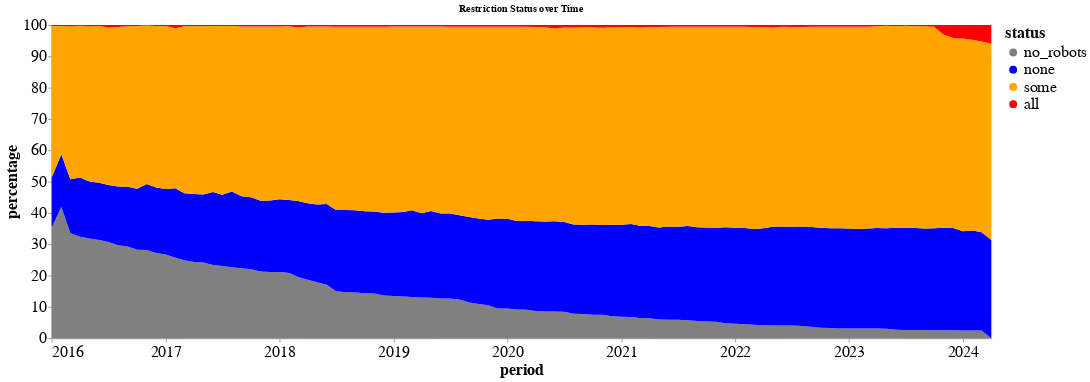
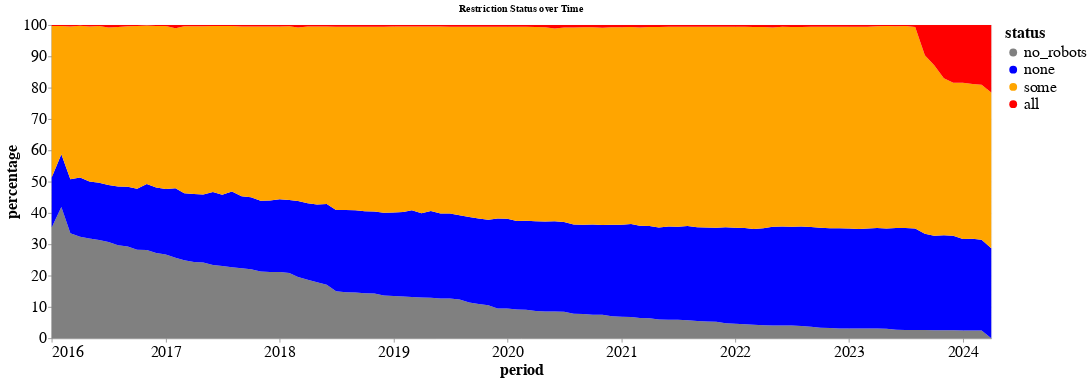
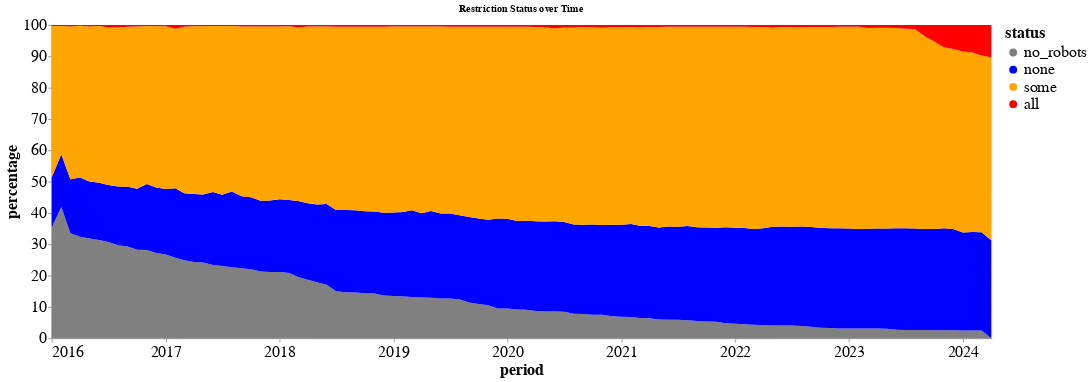
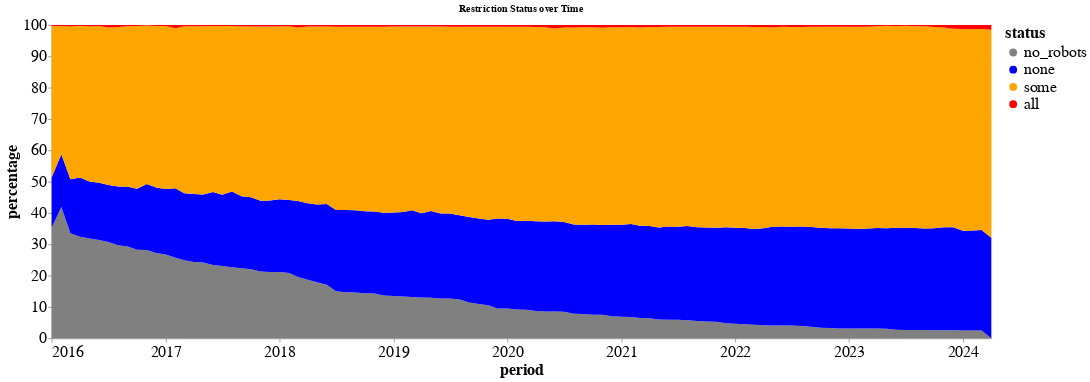

The cell these charts' notebook holds for them, in order:
### Markdown cell above
### Plot Temporal Robots Area Chart

### Code cell
# for agent in agents_to_track:
#     robots_util.plot_robots_time_map(robots_temporal_summary, agent)

for group in agent_groups_to_track:
    print(group)
    chart = robots_util.plot_robots_time_map_altair(
        robots_temporal_head_summary, 
        agent_type=group, 
        period_col='period', 
        status_col='status', 
        val_col='tokens',  # "count" / "tokens"
        title='Restriction Status over Time', 
        ordered_statuses=['no_robots', 'none', 'some', 'all'], 
        status_colors={'no_robots': 'gray', 'none': 'blue', 'some': 'orange', 'all': 'red'}
    )
    chart.show()
#     robots_util.plot_robots_time_map(robots_temporal_head_summary, group, val_key="count")

### Figure 1 — Vega-Lite specification as saved in the notebook (floating-point values rounded to 4 significant figures; data arrays with more than 128 entries replaced by an {"elided": "..."} marker saying what was removed)
{"config": {"view": {"continuousWidth": 300, "continuousHeight": 300}, "axis": {"domain": true, "labelFont": "sans-serif", "labelFontSize": 20, "titleFont": "sans-serif", "titleFontSize": 20}, "axisX": {"domain": true, "format": "%Y", "labelAngle": 0, "labelExpr": "timeFormat(datum.value, '%Y')", "tickCount": "year"}, "axisY": {"domain": true, "format": ".0f", "labelExpr": "datum.value * 100"}, "legend": {"labelFont": "sans-serif", "labelFontSize": 20, "titleFont": "sans-serif", "titleFontSize": 20}}, "data": {"name": "data-598c6838ccceaf5049f8d441b36377a5"}, "mark": {"type": "area"}, "encoding": {"color": {"field": "status", "scale": {"domain": ["no_robots", "none", "some", "all"], "range": ["gray", "blue", "orange", "red"]}, "title": "status", "type": "nominal"}, "order": {"field": "order", "type": "quantitative"}, "x": {"axis": {"format": "%Y", "title": "period"}, "field": "period", "type": "temporal"}, "y": {"axis": {"format": ".0f", "title": "percentage"}, "field": "percentage", "scale": {"domain": [0, 1]}, "type": "quantitative"}}, "height": 400, "title": "Restriction Status over Time", "width": 1200, "$schema": "https://vega.github.io/schema/vega-lite/v5.17.0.json", "datasets": {"data-598c6838ccceaf5049f8d441b36377a5": {"elided": "400 records"}}}

### Figure 2 — Vega-Lite specification as saved in the notebook (floating-point values rounded to 4 significant figures; data arrays with more than 128 entries replaced by an {"elided": "..."} marker saying what was removed)
{"config": {"view": {"continuousWidth": 300, "continuousHeight": 300}, "axis": {"domain": true, "labelFont": "sans-serif", "labelFontSize": 20, "titleFont": "sans-serif", "titleFontSize": 20}, "axisX": {"domain": true, "format": "%Y", "labelAngle": 0, "labelExpr": "timeFormat(datum.value, '%Y')", "tickCount": "year"}, "axisY": {"domain": true, "format": ".0f", "labelExpr": "datum.value * 100"}, "legend": {"labelFont": "sans-serif", "labelFontSize": 20, "titleFont": "sans-serif", "titleFontSize": 20}}, "data": {"name": "data-8cd76e12e4c27c33d4ab17b37e3a8e2a"}, "mark": {"type": "area"}, "encoding": {"color": {"field": "status", "scale": {"domain": ["no_robots", "none", "some", "all"], "range": ["gray", "blue", "orange", "red"]}, "title": "status", "type": "nominal"}, "order": {"field": "order", "type": "quantitative"}, "x": {"axis": {"format": "%Y", "title": "period"}, "field": "period", "type": "temporal"}, "y": {"axis": {"format": ".0f", "title": "percentage"}, "field": "percentage", "scale": {"domain": [0, 1]}, "type": "quantitative"}}, "height": 400, "title": "Restriction Status over Time", "width": 1200, "$schema": "https://vega.github.io/schema/vega-lite/v5.17.0.json", "datasets": {"data-8cd76e12e4c27c33d4ab17b37e3a8e2a": {"elided": "400 records"}}}

### Figure 3 — Vega-Lite specification as saved in the notebook (floating-point values rounded to 4 significant figures; data arrays with more than 128 entries replaced by an {"elided": "..."} marker saying what was removed)
{"config": {"view": {"continuousWidth": 300, "continuousHeight": 300}, "axis": {"domain": true, "labelFont": "sans-serif", "labelFontSize": 20, "titleFont": "sans-serif", "titleFontSize": 20}, "axisX": {"domain": true, "format": "%Y", "labelAngle": 0, "labelExpr": "timeFormat(datum.value, '%Y')", "tickCount": "year"}, "axisY": {"domain": true, "format": ".0f", "labelExpr": "datum.value * 100"}, "legend": {"labelFont": "sans-serif", "labelFontSize": 20, "titleFont": "sans-serif", "titleFontSize": 20}}, "data": {"name": "data-80e1428df339343e1f465f4e2d8234c6"}, "mark": {"type": "area"}, "encoding": {"color": {"field": "status", "scale": {"domain": ["no_robots", "none", "some", "all"], "range": ["gray", "blue", "orange", "red"]}, "title": "status", "type": "nominal"}, "order": {"field": "order", "type": "quantitative"}, "x": {"axis": {"format": "%Y", "title": "period"}, "field": "period", "type": "temporal"}, "y": {"axis": {"format": ".0f", "title": "percentage"}, "field": "percentage", "scale": {"domain": [0, 1]}, "type": "quantitative"}}, "height": 400, "title": "Restriction Status over Time", "width": 1200, "$schema": "https://vega.github.io/schema/vega-lite/v5.17.0.json", "datasets": {"data-80e1428df339343e1f465f4e2d8234c6": {"elided": "400 records"}}}

### Figure 4 — Vega-Lite specification as saved in the notebook (floating-point values rounded to 4 significant figures; data arrays with more than 128 entries replaced by an {"elided": "..."} marker saying what was removed)
{"config": {"view": {"continuousWidth": 300, "continuousHeight": 300}, "axis": {"domain": true, "labelFont": "sans-serif", "labelFontSize": 20, "titleFont": "sans-serif", "titleFontSize": 20}, "axisX": {"domain": true, "format": "%Y", "labelAngle": 0, "labelExpr": "timeFormat(datum.value, '%Y')", "tickCount": "year"}, "axisY": {"domain": true, "format": ".0f", "labelExpr": "datum.value * 100"}, "legend": {"labelFont": "sans-serif", "labelFontSize": 20, "titleFont": "sans-serif", "titleFontSize": 20}}, "data": {"name": "data-7f6b4e44ce6cfef2e9605968711b9ed5"}, "mark": {"type": "area"}, "encoding": {"color": {"field": "status", "scale": {"domain": ["no_robots", "none", "some", "all"], "range": ["gray", "blue", "orange", "red"]}, "title": "status", "type": "nominal"}, "order": {"field": "order", "type": "quantitative"}, "x": {"axis": {"format": "%Y", "title": "period"}, "field": "period", "type": "temporal"}, "y": {"axis": {"format": ".0f", "title": "percentage"}, "field": "percentage", "scale": {"domain": [0, 1]}, "type": "quantitative"}}, "height": 400, "title": "Restriction Status over Time", "width": 1200, "$schema": "https://vega.github.io/schema/vega-lite/v5.17.0.json", "datasets": {"data-7f6b4e44ce6cfef2e9605968711b9ed5": {"elided": "400 records"}}}
